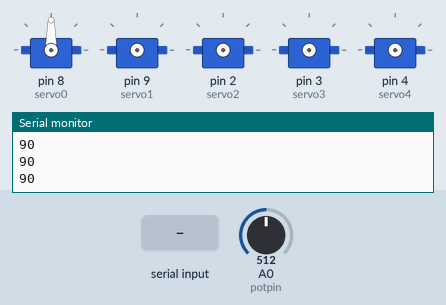
Simulated run of this sketch. Board: Arduino Uno, built with avr-gcc and run on an emulated ATmega328P. On the bench: 5 × servo, the last lines printed to the serial monitor. The inputs (shaded band) are chosen by the test bench; at power-on: A0 (potpin) = 512.

Above: at 1.2 s.
1.3 s: A0 (potpin) set to 716
At 2.2 s:
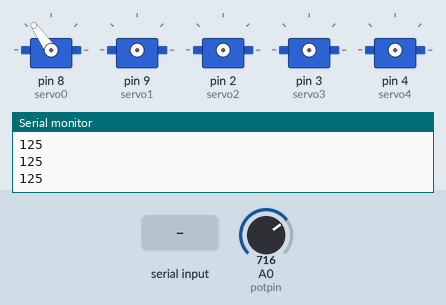
2.8 s: "1\n" received over Serial
4.3 s: "2\n" received over Serial
5.8 s: A0 (potpin) set to 900
At 6.7 s:
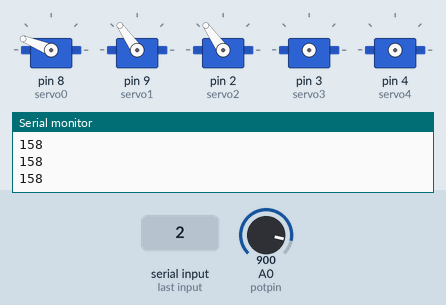
7.3 s: "3\n" received over Serial
8.8 s: "4\n" received over Serial
Timing chart, 0 to 11.3 s (numbered marks = the images above; inputs shaded):
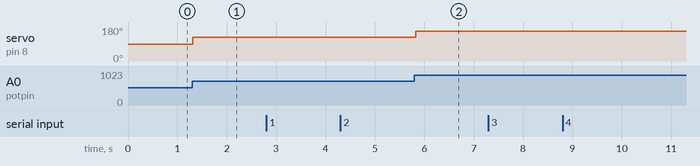

The sketch:

rubikscalib2.ino
```cpp
#include <Servo.h>

Servo servo0;
Servo servo1;
Servo servo2;
Servo servo3;
Servo servo4;
Servo servo5;
Servo servo6;
Servo servo7;
int potpin=0;
int potval;
int inint = 0;

void setup() {
  /*
  servo0.attach(8);
  servo1.attach(9);
  servo2.attach(2);
  servo3.attach(3);
  servo4.attach(4);
  servo5.attach(5);
  servo6.attach(6);
  servo7.attach(7);
*/
  Serial.begin(9600);
  // put your setup code here, to run once:
   if (Serial.available() > 0) {    // is a character available?
      inint = Serial.parseInt();
      Serial.println(inint);
   }

}

void loop() {

  while(inint==0){
    servo0.attach(8);
    potval = analogRead(potpin);
    potval = map(potval, 0, 1023, 0, 180);
    servo0.write(potval);
    Serial.println(potval);
    delay(15);
    if (Serial.available() > 0) {
      inint = Serial.parseInt();
      Serial.println(inint);
      servo0.detach();
    }
  }
  while(inint==1){
    servo1.attach(9);
    potval = analogRead(potpin);
    potval = map(potval, 0, 1023, 0, 180);
    servo1.write(potval);
    Serial.println(potval);
    delay(15);
    if (Serial.available() > 0) {
      inint = Serial.parseInt();
      Serial.println(inint);
      servo1.detach();
    }
  }
    while(inint==2){
    servo2.attach(2);
    potval = analogRead(potpin);
    potval = map(potval, 0, 1023, 0, 180);
    servo2.write(potval);
    Serial.println(potval);
    delay(15);
    if (Serial.available() > 0) {
      inint = Serial.parseInt();
      Serial.println(inint);
      servo2.detach();
    }
  }
  while(inint==3){
    servo3.attach(3);
    potval = analogRead(potpin);
    potval = map(potval, 0, 1023, 0, 180);
    servo3.write(potval);
    Serial.println(potval);
    delay(15);
    if (Serial.available() > 0) {
      inint = Serial.parseInt();
      Serial.println(inint);
      servo3.detach();
    }
  }
  while(inint==4){
    servo4.attach(4);
    potval = analogRead(potpin);
    potval = map(potval, 0, 1023, 0, 180);
    servo4.write(potval);
    Serial.println(potval);
    delay(15);
    if (Serial.available() > 0) {
      inint = Serial.parseInt();
      Serial.println(inint);
      servo4.detach();
    }
  }
  while(inint==5){
    servo5.attach(5);
    potval = analogRead(potpin);
    potval = map(potval, 0, 1023, 0, 180);
    servo5.write(potval);
    Serial.println(potval);
    delay(15);
    if (Serial.available() > 0) {
      inint = Serial.parseInt();
      Serial.println(inint);
      servo5.detach();
    }
  }
  while(inint==6){
    servo6.attach(6);
    potval = analogRead(potpin);
    potval = map(potval, 0, 1023, 0, 180);
    servo6.write(potval);
    Serial.println(potval);
    delay(15);
    if (Serial.available() > 0) {
      inint = Serial.parseInt();
      Serial.println(inint);
      servo6.detach();
    }
  }
  while(inint==7){
    servo7.attach(7);
    potval = analogRead(potpin);
    potval = map(potval, 0, 1023, 0, 180);
    servo7.write(potval);
    Serial.println(potval);
    delay(15);
    if (Serial.available() > 0) {
      inint = Serial.parseInt();
      Serial.println(inint);
      servo7.detach();
    }
  }


/*
  servo0.write(180);
  delay(750);
  servo0.write(160);
  delay(750);
  servo0.write(180);
  delay(750);
  servo1.write(90);
  delay(750);
  servo1.write(70);
  delay(750);
  servo1.write(90);
  delay(750);
  servo2.write(180);
  delay(750);
  servo2.write(160);
  delay(750);
  servo2.write(180);
  delay(750);
  servo3.write(90);
  delay(750);
  servo3.write(70);
  delay(750);
  servo3.write(90);
  delay(750);
  servo4.write(90);
  delay(750);
  servo4.write(70);
  delay(750);
  servo4.write(90);
  delay(750);
  servo5.write(90);
  delay(750);
  servo5.write(70);
  delay(750);
  servo5.write(90);
  delay(750);
  servo6.write(90);
  delay(750);
  servo6.write(70);
  delay(750);
  servo6.write(90);
  delay(750);
  servo7.write(90);
  delay(750);
  servo7.write(70);
  delay(750);
  servo7.write(90);
  delay(750);
*/

}
```

Measured:
- after the input at 1.3 s, servo on pin 8 (servo0): 90° → 125° at once
- after the input at 5.8 s, servo on pin 8 (servo0): 125° → 158° at once
